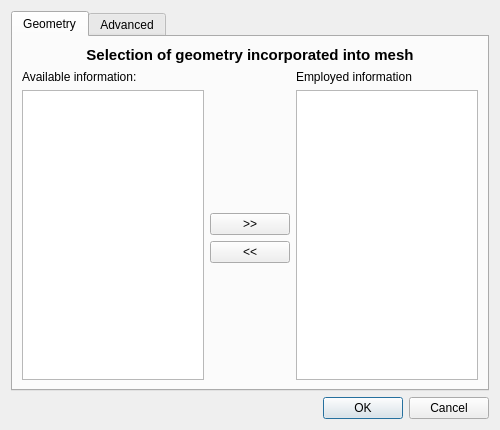
<?xml version="1.0" encoding="UTF-8"?>
<ui version="4.0">
 <class>GMSHPrefs</class>
 <widget class="QDialog" name="GMSHPrefs">
  <property name="geometry">
   <rect>
    <x>0</x>
    <y>0</y>
    <width>500</width>
    <height>430</height>
   </rect>
  </property>
  <property name="sizePolicy">
   <sizepolicy hsizetype="Preferred" vsizetype="Minimum">
    <horstretch>0</horstretch>
    <verstretch>0</verstretch>
   </sizepolicy>
  </property>
  <property name="minimumSize">
   <size>
    <width>500</width>
    <height>430</height>
   </size>
  </property>
  <property name="maximumSize">
   <size>
    <width>16777215</width>
    <height>430</height>
   </size>
  </property>
  <property name="windowTitle">
   <string>Dialog</string>
  </property>
  <layout class="QVBoxLayout" name="verticalLayout">
   <item>
    <widget class="QTabWidget" name="tabWidget">
     <property name="sizePolicy">
      <sizepolicy hsizetype="Expanding" vsizetype="Expanding">
       <horstretch>0</horstretch>
       <verstretch>0</verstretch>
      </sizepolicy>
     </property>
     <property name="currentIndex">
      <number>0</number>
     </property>
     <widget class="QWidget" name="GeoTab">
      <property name="sizePolicy">
       <sizepolicy hsizetype="Preferred" vsizetype="Preferred">
        <horstretch>0</horstretch>
        <verstretch>0</verstretch>
       </sizepolicy>
      </property>
      <attribute name="title">
       <string>Geometry</string>
      </attribute>
      <layout class="QGridLayout" name="gridLayout">
       <item row="1" column="0">
        <widget class="QLabel" name="label">
         <property name="maximumSize">
          <size>
           <width>16777215</width>
           <height>16777215</height>
          </size>
         </property>
         <property name="text">
          <string>Available information:</string>
         </property>
        </widget>
       </item>
       <item row="0" column="0" colspan="3">
        <widget class="QLabel" name="label_7">
         <property name="sizePolicy">
          <sizepolicy hsizetype="Expanding" vsizetype="Preferred">
           <horstretch>0</horstretch>
           <verstretch>0</verstretch>
          </sizepolicy>
         </property>
         <property name="maximumSize">
          <size>
           <width>16777215</width>
           <height>16777215</height>
          </size>
         </property>
         <property name="font">
          <font>
           <pointsize>11</pointsize>
           <weight>75</weight>
           <bold>true</bold>
          </font>
         </property>
         <property name="text">
          <string>Selection of geometry incorporated into mesh</string>
         </property>
         <property name="alignment">
          <set>Qt::AlignCenter</set>
         </property>
        </widget>
       </item>
       <item row="1" column="2">
        <widget class="QLabel" name="label_2">
         <property name="maximumSize">
          <size>
           <width>16777215</width>
           <height>16777215</height>
          </size>
         </property>
         <property name="text">
          <string>Employed information</string>
         </property>
        </widget>
       </item>
       <item row="4" column="1">
        <widget class="QPushButton" name="deselectGeoButton">
         <property name="text">
          <string>&lt;&lt;</string>
         </property>
        </widget>
       </item>
       <item row="3" column="1">
        <widget class="QPushButton" name="selectGeoButton">
         <property name="text">
          <string>&gt;&gt;</string>
         </property>
        </widget>
       </item>
       <item row="2" column="1">
        <spacer name="verticalSpacer">
         <property name="orientation">
          <enum>Qt::Vertical</enum>
         </property>
         <property name="sizeHint" stdset="0">
          <size>
           <width>20</width>
           <height>40</height>
          </size>
         </property>
        </spacer>
       </item>
       <item row="5" column="1">
        <spacer name="verticalSpacer_2">
         <property name="orientation">
          <enum>Qt::Vertical</enum>
         </property>
         <property name="sizeHint" stdset="0">
          <size>
           <width>20</width>
           <height>40</height>
          </size>
         </property>
        </spacer>
       </item>
       <item row="2" column="2" rowspan="4">
        <widget class="QListView" name="selectedGeoView">
         <property name="sizePolicy">
          <sizepolicy hsizetype="Expanding" vsizetype="Expanding">
           <horstretch>0</horstretch>
           <verstretch>0</verstretch>
          </sizepolicy>
         </property>
        </widget>
       </item>
       <item row="2" column="0" rowspan="4">
        <widget class="QListView" name="allGeoView">
         <property name="sizePolicy">
          <sizepolicy hsizetype="Expanding" vsizetype="Expanding">
           <horstretch>0</horstretch>
           <verstretch>0</verstretch>
          </sizepolicy>
         </property>
        </widget>
       </item>
      </layout>
     </widget>
     <widget class="QWidget" name="OptionsTab">
      <property name="sizePolicy">
       <sizepolicy hsizetype="Expanding" vsizetype="Expanding">
        <horstretch>0</horstretch>
        <verstretch>0</verstretch>
       </sizepolicy>
      </property>
      <attribute name="title">
       <string>Advanced</string>
      </attribute>
      <layout class="QGridLayout" name="gridLayout_4">
       <item row="0" column="0">
        <widget class="QLabel" name="label_8">
         <property name="enabled">
          <bool>true</bool>
         </property>
         <property name="sizePolicy">
          <sizepolicy hsizetype="Expanding" vsizetype="Preferred">
           <horstretch>0</horstretch>
           <verstretch>0</verstretch>
          </sizepolicy>
         </property>
         <property name="font">
          <font>
           <pointsize>11</pointsize>
           <weight>75</weight>
           <bold>true</bold>
          </font>
         </property>
         <property name="text">
          <string>Advanced meshing options</string>
         </property>
         <property name="alignment">
          <set>Qt::AlignCenter</set>
         </property>
        </widget>
       </item>
       <item row="1" column="0">
        <widget class="QRadioButton" name="radioAdaptive">
         <property name="text">
          <string>Adaptive meshing</string>
         </property>
        </widget>
       </item>
       <item row="3" column="0">
        <widget class="QRadioButton" name="radioHomogeneous">
         <property name="text">
          <string>Homogeneous meshing</string>
         </property>
        </widget>
       </item>
       <item row="5" column="0">
        <widget class="QCheckBox" name="geoFileDelete">
         <property name="sizePolicy">
          <sizepolicy hsizetype="Minimum" vsizetype="Fixed">
           <horstretch>0</horstretch>
           <verstretch>0</verstretch>
          </sizepolicy>
         </property>
         <property name="text">
          <string>Delete GMSH geo-file after generating mesh</string>
         </property>
         <property name="checked">
          <bool>true</bool>
         </property>
        </widget>
       </item>
       <item row="4" column="0">
        <widget class="QGroupBox" name="groupBox_2">
         <property name="sizePolicy">
          <sizepolicy hsizetype="Expanding" vsizetype="Preferred">
           <horstretch>0</horstretch>
           <verstretch>0</verstretch>
          </sizepolicy>
         </property>
         <property name="title">
          <string>Homogeneous meshing options</string>
         </property>
         <layout class="QGridLayout" name="gridLayout_2">
          <item row="0" column="0">
           <widget class="QLabel" name="label_6">
            <property name="minimumSize">
             <size>
              <width>250</width>
              <height>0</height>
             </size>
            </property>
            <property name="layoutDirection">
             <enum>Qt::RightToLeft</enum>
            </property>
            <property name="text">
             <string>Element Size</string>
            </property>
            <property name="margin">
             <number>5</number>
            </property>
           </widget>
          </item>
          <item row="0" column="2">
           <spacer name="horizontalSpacer_4">
            <property name="orientation">
             <enum>Qt::Horizontal</enum>
            </property>
            <property name="sizeHint" stdset="0">
             <size>
              <width>40</width>
              <height>20</height>
             </size>
            </property>
           </spacer>
          </item>
          <item row="0" column="1">
           <widget class="QLineEdit" name="param4"/>
          </item>
         </layout>
        </widget>
       </item>
       <item row="2" column="0">
        <widget class="QGroupBox" name="groupBox">
         <property name="sizePolicy">
          <sizepolicy hsizetype="Expanding" vsizetype="Preferred">
           <horstretch>0</horstretch>
           <verstretch>0</verstretch>
          </sizepolicy>
         </property>
         <property name="title">
          <string>Adaptive meshing options</string>
         </property>
         <layout class="QGridLayout" name="gridLayout_5">
          <item row="3" column="0">
           <widget class="QLabel" name="label_5">
            <property name="minimumSize">
             <size>
              <width>250</width>
              <height>0</height>
             </size>
            </property>
            <property name="layoutDirection">
             <enum>Qt::RightToLeft</enum>
            </property>
            <property name="text">
             <string>Mesh density scaling for stations</string>
            </property>
            <property name="margin">
             <number>5</number>
            </property>
           </widget>
          </item>
          <item row="2" column="0">
           <widget class="QLabel" name="label_4">
            <property name="minimumSize">
             <size>
              <width>250</width>
              <height>0</height>
             </size>
            </property>
            <property name="layoutDirection">
             <enum>Qt::RightToLeft</enum>
            </property>
            <property name="text">
             <string>Mesh density scaling for points</string>
            </property>
            <property name="margin">
             <number>5</number>
            </property>
           </widget>
          </item>
          <item row="0" column="0">
           <widget class="QLabel" name="label_3">
            <property name="sizePolicy">
             <sizepolicy hsizetype="Fixed" vsizetype="Fixed">
              <horstretch>0</horstretch>
              <verstretch>0</verstretch>
             </sizepolicy>
            </property>
            <property name="minimumSize">
             <size>
              <width>250</width>
              <height>0</height>
             </size>
            </property>
            <property name="layoutDirection">
             <enum>Qt::RightToLeft</enum>
            </property>
            <property name="text">
             <string>Max. number of points in Quadtree leaf</string>
            </property>
            <property name="margin">
             <number>5</number>
            </property>
           </widget>
          </item>
          <item row="0" column="1">
           <widget class="QLineEdit" name="param1">
            <property name="text">
             <string/>
            </property>
            <property name="alignment">
             <set>Qt::AlignRight|Qt::AlignTrailing|Qt::AlignVCenter</set>
            </property>
           </widget>
          </item>
          <item row="0" column="2">
           <spacer name="horizontalSpacer">
            <property name="orientation">
             <enum>Qt::Horizontal</enum>
            </property>
            <property name="sizeHint" stdset="0">
             <size>
              <width>40</width>
              <height>20</height>
             </size>
            </property>
           </spacer>
          </item>
          <item row="3" column="1">
           <widget class="QLineEdit" name="param3">
            <property name="text">
             <string/>
            </property>
            <property name="alignment">
             <set>Qt::AlignRight|Qt::AlignTrailing|Qt::AlignVCenter</set>
            </property>
           </widget>
          </item>
          <item row="2" column="1">
           <widget class="QLineEdit" name="param2">
            <property name="text">
             <string/>
            </property>
            <property name="alignment">
             <set>Qt::AlignRight|Qt::AlignTrailing|Qt::AlignVCenter</set>
            </property>
           </widget>
          </item>
          <item row="2" column="2">
           <spacer name="horizontalSpacer_2">
            <property name="orientation">
             <enum>Qt::Horizontal</enum>
            </property>
            <property name="sizeHint" stdset="0">
             <size>
              <width>40</width>
              <height>20</height>
             </size>
            </property>
           </spacer>
          </item>
          <item row="3" column="2">
           <spacer name="horizontalSpacer_3">
            <property name="orientation">
             <enum>Qt::Horizontal</enum>
            </property>
            <property name="sizeHint" stdset="0">
             <size>
              <width>40</width>
              <height>20</height>
             </size>
            </property>
           </spacer>
          </item>
         </layout>
        </widget>
       </item>
      </layout>
     </widget>
    </widget>
   </item>
   <item>
    <widget class="QDialogButtonBox" name="buttonBox">
     <property name="standardButtons">
      <set>QDialogButtonBox::Cancel|QDialogButtonBox::Ok</set>
     </property>
    </widget>
   </item>
  </layout>
 </widget>
 <tabstops>
  <tabstop>tabWidget</tabstop>
  <tabstop>allGeoView</tabstop>
  <tabstop>selectGeoButton</tabstop>
  <tabstop>selectedGeoView</tabstop>
  <tabstop>deselectGeoButton</tabstop>
  <tabstop>buttonBox</tabstop>
  <tabstop>radioAdaptive</tabstop>
  <tabstop>param1</tabstop>
  <tabstop>param2</tabstop>
  <tabstop>param3</tabstop>
  <tabstop>radioHomogeneous</tabstop>
  <tabstop>param4</tabstop>
  <tabstop>geoFileDelete</tabstop>
 </tabstops>
 <resources/>
 <connections>
  <connection>
   <sender>buttonBox</sender>
   <signal>accepted()</signal>
   <receiver>GMSHPrefs</receiver>
   <slot>accept()</slot>
   <hints>
    <hint type="sourcelabel">
     <x>221</x>
     <y>361</y>
    </hint>
    <hint type="destinationlabel">
     <x>221</x>
     <y>190</y>
    </hint>
   </hints>
  </connection>
  <connection>
   <sender>buttonBox</sender>
   <signal>rejected()</signal>
   <receiver>GMSHPrefs</receiver>
   <slot>reject()</slot>
   <hints>
    <hint type="sourcelabel">
     <x>221</x>
     <y>361</y>
    </hint>
    <hint type="destinationlabel">
     <x>221</x>
     <y>190</y>
    </hint>
   </hints>
  </connection>
 </connections>
</ui>
